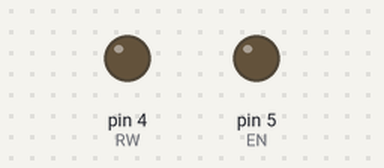
The sketch below on a simulated Arduino Uno, built with avr-gcc and run on an emulated ATmega328P. Shown: output pins drawn as LEDs (lit = HIGH). Pins used as bus, display or sensor lines are not drawn.

Above: at 0.1 s.
At 1.1 s:
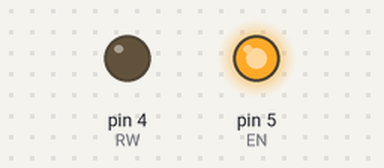
Timing chart, 0 to 2.6 s (numbered marks = the images above):
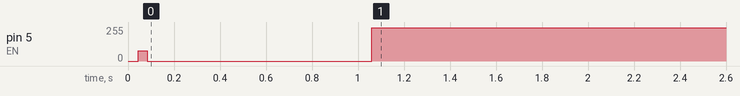

Measured:
- by itself, pin 5 (EN): 77/255 → 0/255 at 0.08 s, → 251/255 0.98 s later

The sketch:

10_Project_4_bit_16x2_Liquid_Crystal_Display.ino
```cpp
/*
 * Author: DIBYENDU BARMAN
 * Date: 23-June-2023
 * Project Description: 4-bit 16x2 Liquid Crystal Display
 */


const int RS = 3;
const int RW = 4;
const int EN = 5;

const int D4 = 10;
const int D5 = 11;
const int D6 = 12;
const int D7 = 13;

unsigned char mask[8] = {0x10, 0x20, 0x40, 0x80};

void lcd_dataPort(unsigned char data) {
  if ((data & mask[4]) == mask[4]) {
    digitalWrite(D4, HIGH);
  } else {
    digitalWrite(D4, LOW);
  }
  if ((data & mask[5]) == mask[5]) {
    digitalWrite(D5, HIGH);
  } else {
    digitalWrite(D5, LOW);
  }
  if ((data & mask[6]) == mask[6]) {
    digitalWrite(D6, HIGH);
  } else {
    digitalWrite(D6, LOW);
  }
  if ((data & mask[7]) == mask[7]) {
    digitalWrite(D7, HIGH);
  } else {
    digitalWrite(D7, LOW);
  }
}

void lcd_data(unsigned char data) // This funtion to passing the character data to LCD
{
  lcd_dataPort(data & 0x0F); // passing the MSB data
  digitalWrite(RS, HIGH); // Enable RS to store data to the data registor of LCD
  digitalWrite(RW, LOW);  // writing the data
  digitalWrite(EN, HIGH); // Enable the clock signal
  delay(2);
  digitalWrite(EN, LOW); // Disable the clock signal

  lcd_dataPort(data << 4); // passing the LSB data
  digitalWrite(RS, HIGH); // Enable RS to store data to the data registor of LCD
  digitalWrite(RW, LOW);  // writing the data
  digitalWrite(EN, HIGH); // Enable the clock signal
  delay(2);
  digitalWrite(EN, LOW); // Disable the clock signal
}

void lcd_cmd(unsigned char cmd)
{
  lcd_dataPort(cmd & 0x0F); // passing the MSB cmd
  digitalWrite(RS, LOW); // Disable RS to store instruction to the instruction registor of LCD
  digitalWrite(RW, LOW);  // writing the instruction
  digitalWrite(EN, HIGH); // Enable the clock signal
  delay(2);
  digitalWrite(EN, LOW); // Disable the clock signal

  lcd_dataPort(cmd << 4); // passing the LSB cmd
  digitalWrite(RS, LOW); // Disable RS to store instruction to the instruction registor of LCD
  digitalWrite(RW, LOW);  // writing the instruction
  digitalWrite(EN, HIGH); // Enable the clock signal
  delay(2);
  digitalWrite(EN, LOW); // Disable the clock signal
}

void lcd_string(unsigned char str[], unsigned char num)
{
  unsigned int i;

  for(i = 0; i < num; i++)
  {
    lcd_data(str[i]);
  }
}

void lcd_initialise()
{
  lcd_cmd(0x28); //16 column and 2 row for 4bits
  lcd_cmd(0x0C); //turns display on and cursor off
  lcd_cmd(0x06); //auto incrementing the cursor
  lcd_cmd(0x01); //clear screen
}


void setup() {
  pinMode(RS, OUTPUT);
  pinMode(RW, OUTPUT);
  pinMode(EN, OUTPUT);

  pinMode(D4, OUTPUT);
  pinMode(D5, OUTPUT);
  pinMode(D6, OUTPUT);
  pinMode(D7, OUTPUT);

  lcd_initialise();
  delay(1000);
}

void loop() {
  lcd_cmd(0x80); // first row first column
  lcd_string("Arduino Uno", 11);
  lcd_cmd(0xC0); // second row first column
  lcd_string("Embedded System", 15);
}
```
